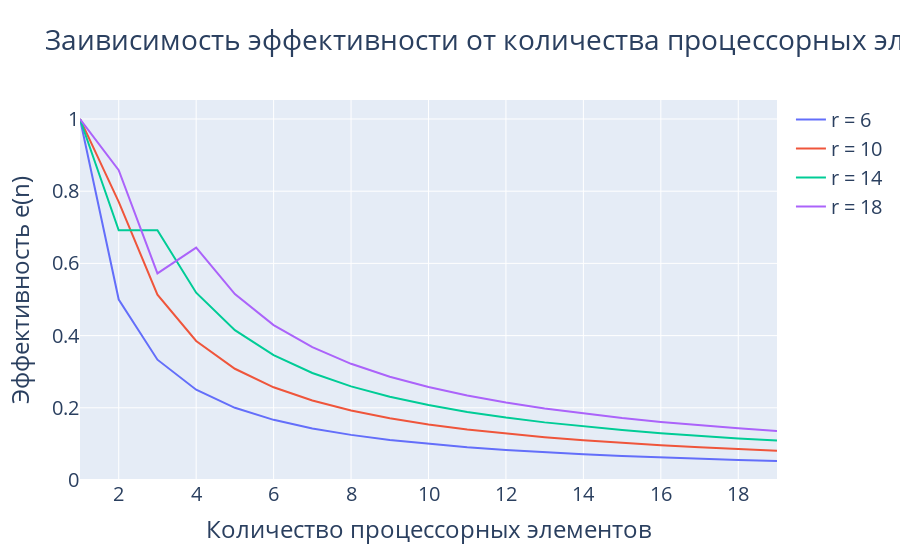

Source (notebook cell):
### Code cell
fig = go.Figure()
for m in range(1, 5):
    x = []
    y = []    
    for i in range(1, 20):
        matrix = MatrixPU(config={'PROCS_ELEMS': i, 'p': 1, 'q': 1, 'm': m})
        report = matrix.report
        x.append(report['procs_amount'])
        y.append(report['efficency'])
    fig.add_trace(
        go.Scatter(x=x, y=y, name=f'r = {report['rank']}',
                   text=[f'n = {x}, e(n) = {y}' for x, y in zip(x, y)],
                   mode='lines')
    )
fig.update_layout(title='Заивисимость эффективности от количества процессорных элементов',
                  font=dict(size=20),
                  xaxis_title='Количество процессорных элементов',
                  yaxis_title='Эффективность e(n)')
fig.show()

### Figure 1 — Plotly figure (JSON) as saved in the notebook; plotly's stock layout.template omitted (floating-point values rounded to 4 significant figures)
{"data": [{"mode": "lines", "name": "r = 6", "text": ["n = 1, e(n) = 1.0", "n = 2, e(n) = 0.5", "n = 3, e(n) = 0.3333333333333333", "n = 4, e(n) = 0.25", "n = 5, e(n) = 0.2", "n = 6, e(n) = 0.16666666666666666", "n = 7, e(n) = 0.14285714285714285", "n = 8, e(n) = 0.125", "n = 9, e(n) = 0.1111111111111111", "n = 10, e(n) = 0.1", "n = 11, e(n) = 0.09090909090909091", "n = 12, e(n) = 0.08333333333333333", "n = 13, e(n) = 0.07692307692307693", "n = 14, e(n) = 0.07142857142857142", "n = 15, e(n) = 0.06666666666666667", "n = 16, e(n) = 0.0625", "n = 17, e(n) = 0.058823529411764705", "n = 18, e(n) = 0.05555555555555555", "n = 19, e(n) = 0.05263157894736842"], "type": "scatter", "x": [1, 2, 3, 4, 5, 6, 7, 8, 9, 10, 11, 12, 13, 14, 15, 16, 17, 18, 19], "y": [1, 0.5, 0.3333, 0.25, 0.2, 0.1667, 0.1429, 0.125, 0.1111, 0.1, 0.09091, 0.08333, 0.07692, 0.07143, 0.06667, 0.0625, 0.05882, 0.05556, 0.05263]}, {"mode": "lines", "name": "r = 10", "text": ["n = 1, e(n) = 1.0", "n = 2, e(n) = 0.7702702702702703", "n = 3, e(n) = 0.5135135135135135", "n = 4, e(n) = 0.38513513513513514", "n = 5, e(n) = 0.3081081081081081", "n = 6, e(n) = 0.25675675675675674", "n = 7, e(n) = 0.22007722007722008", "n = 8, e(n) = 0.19256756756756757", "n = 9, e(n) = 0.17117117117117117", "n = 10, e(n) = 0.15405405405405406", "n = 11, e(n) = 0.14004914004914004", "n = 12, e(n) = 0.12837837837837837", "n = 13, e(n) = 0.11850311850311851", "n = 14, e(n) = 0.11003861003861004", "n = 15, e(n) = 0.10270270270270271", "n = 16, e(n) = 0.09628378378378379", "n = 17, e(n) = 0.09062003179650238", "n = 18, e(n) = 0.08558558558558559", "n = 19, e(n) = 0.08108108108108109"], "type": "scatter", "x": [1, 2, 3, 4, 5, 6, 7, 8, 9, 10, 11, 12, 13, 14, 15, 16, 17, 18, 19], "y": [1, 0.7703, 0.5135, 0.3851, 0.3081, 0.2568, 0.2201, 0.1926, 0.1712, 0.1541, 0.14, 0.1284, 0.1185, 0.11, 0.1027, 0.09628, 0.09062, 0.08559, 0.08108]}, {"mode": "lines", "name": "r = 14", "text": ["n = 1, e(n) = 1.0", "n = 2, e(n) = 0.6916666666666667", "n = 3, e(n) = 0.6916666666666668", "n = 4, e(n) = 0.51875", "n = 5, e(n) = 0.41500000000000004", "n = 6, e(n) = 0.3458333333333334", "n = 7, e(n) = 0.29642857142857143", "n = 8, e(n) = 0.259375", "n = 9, e(n) = 0.23055555555555557", "n = 10, e(n) = 0.20750000000000002", "n = 11, e(n) = 0.18863636363636366", "n = 12, e(n) = 0.1729166666666667", "n = 13, e(n) = 0.15961538461538463", "n = 14, e(n) = 0.14821428571428572", "n = 15, e(n) = 0.13833333333333334", "n = 16, e(n) = 0.1296875", "n = 17, e(n) = 0.12205882352941178", "n = 18, e(n) = 0.11527777777777778", "n = 19, e(n) = 0.10921052631578948"], "type": "scatter", "x": [1, 2, 3, 4, 5, 6, 7, 8, 9, 10, 11, 12, 13, 14, 15, 16, 17, 18, 19], "y": [1, 0.6917, 0.6917, 0.5188, 0.415, 0.3458, 0.2964, 0.2594, 0.2306, 0.2075, 0.1886, 0.1729, 0.1596, 0.1482, 0.1383, 0.1297, 0.1221, 0.1153, 0.1092]}, {"mode": "lines", "name": "r = 18", "text": ["n = 1, e(n) = 1.0", "n = 2, e(n) = 0.8583333333333333", "n = 3, e(n) = 0.5722222222222222", "n = 4, e(n) = 0.64375", "n = 5, e(n) = 0.515", "n = 6, e(n) = 0.4291666666666667", "n = 7, e(n) = 0.3678571428571429", "n = 8, e(n) = 0.321875", "n = 9, e(n) = 0.28611111111111115", "n = 10, e(n) = 0.2575", "n = 11, e(n) = 0.2340909090909091", "n = 12, e(n) = 0.21458333333333335", "n = 13, e(n) = 0.1980769230769231", "n = 14, e(n) = 0.18392857142857144", "n = 15, e(n) = 0.1716666666666667", "n = 16, e(n) = 0.1609375", "n = 17, e(n) = 0.15147058823529413", "n = 18, e(n) = 0.14305555555555557", "n = 19, e(n) = 0.1355263157894737"], "type": "scatter", "x": [1, 2, 3, 4, 5, 6, 7, 8, 9, 10, 11, 12, 13, 14, 15, 16, 17, 18, 19], "y": [1, 0.8583, 0.5722, 0.6438, 0.515, 0.4292, 0.3679, 0.3219, 0.2861, 0.2575, 0.2341, 0.2146, 0.1981, 0.1839, 0.1717, 0.1609, 0.1515, 0.1431, 0.1355]}], "layout": {"font": {"size": 20}, "title": {"text": "Заивисимость эффективности от количества процессорных элементов"}, "xaxis": {"title": {"text": "Количество процессорных элементов"}}, "yaxis": {"title": {"text": "Эффективность e(n)"}}}}
